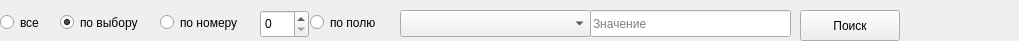
<?xml version="1.0" encoding="UTF-8"?>
<ui version="4.0">
 <class>Form</class>
 <widget class="QWidget" name="Form">
  <property name="geometry">
   <rect>
    <x>0</x>
    <y>0</y>
    <width>1019</width>
    <height>41</height>
   </rect>
  </property>
  <property name="minimumSize">
   <size>
    <width>1019</width>
    <height>41</height>
   </size>
  </property>
  <property name="maximumSize">
   <size>
    <width>16777215</width>
    <height>41</height>
   </size>
  </property>
  <property name="windowTitle">
   <string>Form</string>
  </property>
  <widget class="QRadioButton" name="chooseR">
   <property name="geometry">
    <rect>
     <x>60</x>
     <y>10</y>
     <width>101</width>
     <height>25</height>
    </rect>
   </property>
   <property name="text">
    <string>по выбору</string>
   </property>
   <property name="checked">
    <bool>true</bool>
   </property>
  </widget>
  <widget class="QRadioButton" name="idR">
   <property name="geometry">
    <rect>
     <x>160</x>
     <y>10</y>
     <width>110</width>
     <height>25</height>
    </rect>
   </property>
   <property name="text">
    <string>по номеру</string>
   </property>
  </widget>
  <widget class="QRadioButton" name="colR">
   <property name="geometry">
    <rect>
     <x>310</x>
     <y>10</y>
     <width>81</width>
     <height>25</height>
    </rect>
   </property>
   <property name="text">
    <string>по полю</string>
   </property>
  </widget>
  <widget class="QLineEdit" name="colV">
   <property name="geometry">
    <rect>
     <x>590</x>
     <y>10</y>
     <width>201</width>
     <height>27</height>
    </rect>
   </property>
   <property name="placeholderText">
    <string>Значение</string>
   </property>
  </widget>
  <widget class="QComboBox" name="cols">
   <property name="geometry">
    <rect>
     <x>400</x>
     <y>10</y>
     <width>191</width>
     <height>27</height>
    </rect>
   </property>
  </widget>
  <widget class="QSpinBox" name="idV">
   <property name="geometry">
    <rect>
     <x>260</x>
     <y>10</y>
     <width>49</width>
     <height>28</height>
    </rect>
   </property>
  </widget>
  <widget class="QRadioButton" name="allR">
   <property name="geometry">
    <rect>
     <x>0</x>
     <y>10</y>
     <width>51</width>
     <height>25</height>
    </rect>
   </property>
   <property name="text">
    <string>все</string>
   </property>
   <property name="checked">
    <bool>false</bool>
   </property>
  </widget>
  <widget class="QPushButton" name="sB">
   <property name="geometry">
    <rect>
     <x>800</x>
     <y>10</y>
     <width>100</width>
     <height>31</height>
    </rect>
   </property>
   <property name="text">
    <string>Поиск</string>
   </property>
  </widget>
 </widget>
 <resources/>
 <connections/>
</ui>
